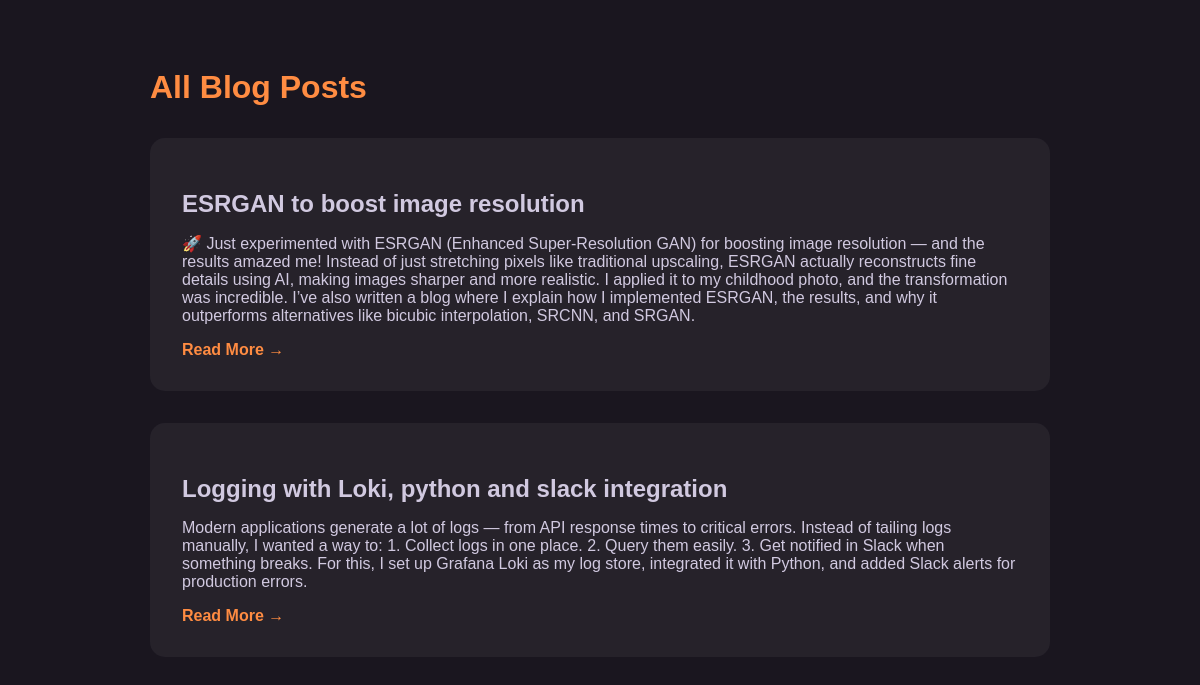
The app's page /blogs/ with its own data.
### blog/models.py (models this page shows, shortened)
class Post(models.Model):
    title = models.CharField(max_length=200)
    summary = models.TextField(help_text="A short summary of the blog post for the homepage.")
    image = models.ImageField(upload_to='blog_images/', blank=True, null=True)
    link_to_original = models.URLField(max_length=500, help_text="Link to the original post on Dev.to or another site.")
    publication_date = models.DateTimeField(auto_now_add=True)
    class Meta:
        ordering = ['-publication_date'] # Most recent first
    def get_absolute_url(self):
        return self.link_to_original

### blog/views.py (the view)
# urls.py: path('blogs/', blog_views.post_list, name='blog_list'),
def post_list(request):
    all_posts = Post.objects.all()
    context = {
        'all_posts': all_posts
    }
    return render(request, 'blog_list.html', context)

### templates/blog_list.html (shortened to what this page needs)
<!DOCTYPE html>
<html lang="en">
<head>
</head>
<body>
    <div class="container">
        <h1>All Blog Posts</h1>
        {% for post in all_posts %}
            <div class="blog-post">
                <h2>{{ post.title }}</h2>
                <p>{{ post.summary }}</p>
                <a href="{{ post.get_absolute_url }}" target="_blank" rel="noopener noreferrer">Read More &rarr;</a>
            </div>
        {% empty %}
            <p>No blog posts have been written yet.</p>
        {% endfor %}
    </div>
</body>
</html>

### templates/blog_list.html (style rules this page uses)
body { background-color: #1a161f; color: #d1c9e0; font-family: 'Sora', sans-serif; padding: 40px; }
.container { max-width: 900px; margin: auto; }
h1 { color: #ff8c42; margin-bottom: 2rem; }
.blog-post { background: rgba(255, 255, 255, 0.05); padding: 2rem; border-radius: 15px; margin-bottom: 2rem; }
.blog-post h2 { margin-bottom: 1rem; }
.blog-post a { color: #ff8c42; text-decoration: none; font-weight: bold; }

### records on screen
Post: title "ESRGAN to boost image resolution", summary "🚀 Just experimented with ESRGAN (Enhanced Super-Resolution GAN) for boosting image resolution — and the results amazed me! Instead of just stretching pixels like traditional upscaling, ESRGAN actually reconstructs fine details using AI, making images sharper and more realistic. I applied it to my childhood photo, and the transformation was incredible. I’ve also written a blog where I explain how I implemented ESRGAN, the results, and why it outperforms alternatives like bicubic interpolation, SRCNN, and SRGAN."
Post: title "Logging with Loki, python and slack integration", summary "Modern applications generate a lot of logs — from API response times to critical errors. Instead of tailing logs manually, I wanted a way to: 1. Collect logs in one place. 2. Query them easily. 3. Get notified in Slack when something breaks. For this, I set up Grafana Loki as my log store, integrated it with Python, and added Slack alerts for production errors."
